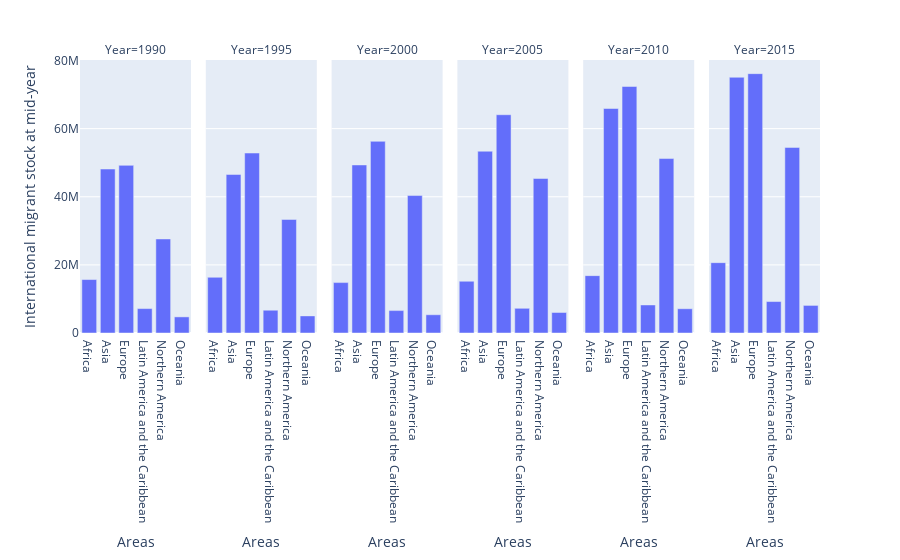

Write notebook code for a chart like this one.
### Code cell
plt1 = plotTable.loc[["Africa","Asia","Europe","Latin America and the Caribbean","Northern America","Oceania"]]
plt1 = plt1[plt1["Gender"] == "both"]
plt1.reset_index(inplace=True)
fig = px.bar(plt1,x="Major area, region, country or area of destination",y="International migrant stock at mid-year",facet_col="Year",labels={"Major area, region, country or area of destination":"Areas"})
fig.show()

### Figure 1 — Plotly figure (JSON) as saved in the notebook; plotly's stock layout.template omitted (floating-point values rounded to 4 significant figures)
{"data": [{"alignmentgroup": "True", "hovertemplate": "Year=1990<br>Areas=%{x}<br>International migrant stock at mid-year=%{y}<extra></extra>", "legendgroup": "", "marker": {"color": "#636efa", "pattern": {"shape": ""}}, "name": "", "offsetgroup": "", "orientation": "v", "showlegend": false, "textposition": "auto", "type": "bar", "x": ["Africa", "Asia", "Europe", "Latin America and the Caribbean", "Northern America", "Oceania"], "xaxis": "x", "y": [15690623, 48142261, 49219200, 7169728, 27610542, 4730858], "yaxis": "y"}, {"alignmentgroup": "True", "hovertemplate": "Year=1995<br>Areas=%{x}<br>International migrant stock at mid-year=%{y}<extra></extra>", "legendgroup": "", "marker": {"color": "#636efa", "pattern": {"shape": ""}}, "name": "", "offsetgroup": "", "orientation": "v", "showlegend": false, "textposition": "auto", "type": "bar", "x": ["Africa", "Asia", "Europe", "Latin America and the Caribbean", "Northern America", "Oceania"], "xaxis": "x2", "y": [16352814, 46548225, 52842663, 6694640, 33341147, 5022263], "yaxis": "y2"}, {"alignmentgroup": "True", "hovertemplate": "Year=2000<br>Areas=%{x}<br>International migrant stock at mid-year=%{y}<extra></extra>", "legendgroup": "", "marker": {"color": "#636efa", "pattern": {"shape": ""}}, "name": "", "offsetgroup": "", "orientation": "v", "showlegend": false, "textposition": "auto", "type": "bar", "x": ["Africa", "Asia", "Europe", "Latin America and the Caribbean", "Northern America", "Oceania"], "xaxis": "x3", "y": [14800306, 49340815, 56271885, 6578428, 40351848, 5360027], "yaxis": "y3"}, {"alignmentgroup": "True", "hovertemplate": "Year=2005<br>Areas=%{x}<br>International migrant stock at mid-year=%{y}<extra></extra>", "legendgroup": "", "marker": {"color": "#636efa", "pattern": {"shape": ""}}, "name": "", "offsetgroup": "", "orientation": "v", "showlegend": false, "textposition": "auto", "type": "bar", "x": ["Africa", "Asia", "Europe", "Latin America and the Caribbean", "Northern America", "Oceania"], "xaxis": "x4", "y": [15191146, 53371224, 64086824, 7233098, 45363387, 6023421], "yaxis": "y4"}, {"alignmentgroup": "True", "hovertemplate": "Year=2010<br>Areas=%{x}<br>International migrant stock at mid-year=%{y}<extra></extra>", "legendgroup": "", "marker": {"color": "#636efa", "pattern": {"shape": ""}}, "name": "", "offsetgroup": "", "orientation": "v", "showlegend": false, "textposition": "auto", "type": "bar", "x": ["Africa", "Asia", "Europe", "Latin America and the Caribbean", "Northern America", "Oceania"], "xaxis": "x5", "y": [16840014, 65914319, 72374755, 8238795, 51220996, 7125364], "yaxis": "y5"}, {"alignmentgroup": "True", "hovertemplate": "Year=2015<br>Areas=%{x}<br>International migrant stock at mid-year=%{y}<extra></extra>", "legendgroup": "", "marker": {"color": "#636efa", "pattern": {"shape": ""}}, "name": "", "offsetgroup": "", "orientation": "v", "showlegend": false, "textposition": "auto", "type": "bar", "x": ["Africa", "Asia", "Europe", "Latin America and the Caribbean", "Northern America", "Oceania"], "xaxis": "x6", "y": [20649557, 75081125, 76145954, 9233989, 54488725, 8100886], "yaxis": "y6"}], "layout": {"annotations": [{"font": {}, "showarrow": false, "text": "Year=1990", "x": 0.075, "xanchor": "center", "xref": "paper", "y": 1, "yanchor": "bottom", "yref": "paper"}, {"font": {}, "showarrow": false, "text": "Year=1995", "x": 0.245, "xanchor": "center", "xref": "paper", "y": 1, "yanchor": "bottom", "yref": "paper"}, {"font": {}, "showarrow": false, "text": "Year=2000", "x": 0.415, "xanchor": "center", "xref": "paper", "y": 1, "yanchor": "bottom", "yref": "paper"}, {"font": {}, "showarrow": false, "text": "Year=2005", "x": 0.585, "xanchor": "center", "xref": "paper", "y": 1, "yanchor": "bottom", "yref": "paper"}, {"font": {}, "showarrow": false, "text": "Year=2010", "x": 0.755, "xanchor": "center", "xref": "paper", "y": 1, "yanchor": "bottom", "yref": "paper"}, {"font": {}, "showarrow": false, "text": "Year=2015", "x": 0.925, "xanchor": "center", "xref": "paper", "y": 1, "yanchor": "bottom", "yref": "paper"}], "barmode": "relative", "legend": {"tracegroupgap": 0}, "margin": {"t": 60}, "xaxis": {"anchor": "y", "domain": [0, 0.15], "title": {"text": "Areas"}}, "xaxis2": {"anchor": "y2", "domain": [0.17, 0.32], "matches": "x", "title": {"text": "Areas"}}, "xaxis3": {"anchor": "y3", "domain": [0.34, 0.49], "matches": "x", "title": {"text": "Areas"}}, "xaxis4": {"anchor": "y4", "domain": [0.51, 0.66], "matches": "x", "title": {"text": "Areas"}}, "xaxis5": {"anchor": "y5", "domain": [0.68, 0.83], "matches": "x", "title": {"text": "Areas"}}, "xaxis6": {"anchor": "y6", "domain": [0.85, 1], "matches": "x", "title": {"text": "Areas"}}, "yaxis": {"anchor": "x", "domain": [0, 1], "title": {"text": "International migrant stock at mid-year"}}, "yaxis2": {"anchor": "x2", "domain": [0, 1], "matches": "y", "showticklabels": false}, "yaxis3": {"anchor": "x3", "domain": [0, 1], "matches": "y", "showticklabels": false}, "yaxis4": {"anchor": "x4", "domain": [0, 1], "matches": "y", "showticklabels": false}, "yaxis5": {"anchor": "x5", "domain": [0, 1], "matches": "y", "showticklabels": false}, "yaxis6": {"anchor": "x6", "domain": [0, 1], "matches": "y", "showticklabels": false}}}
